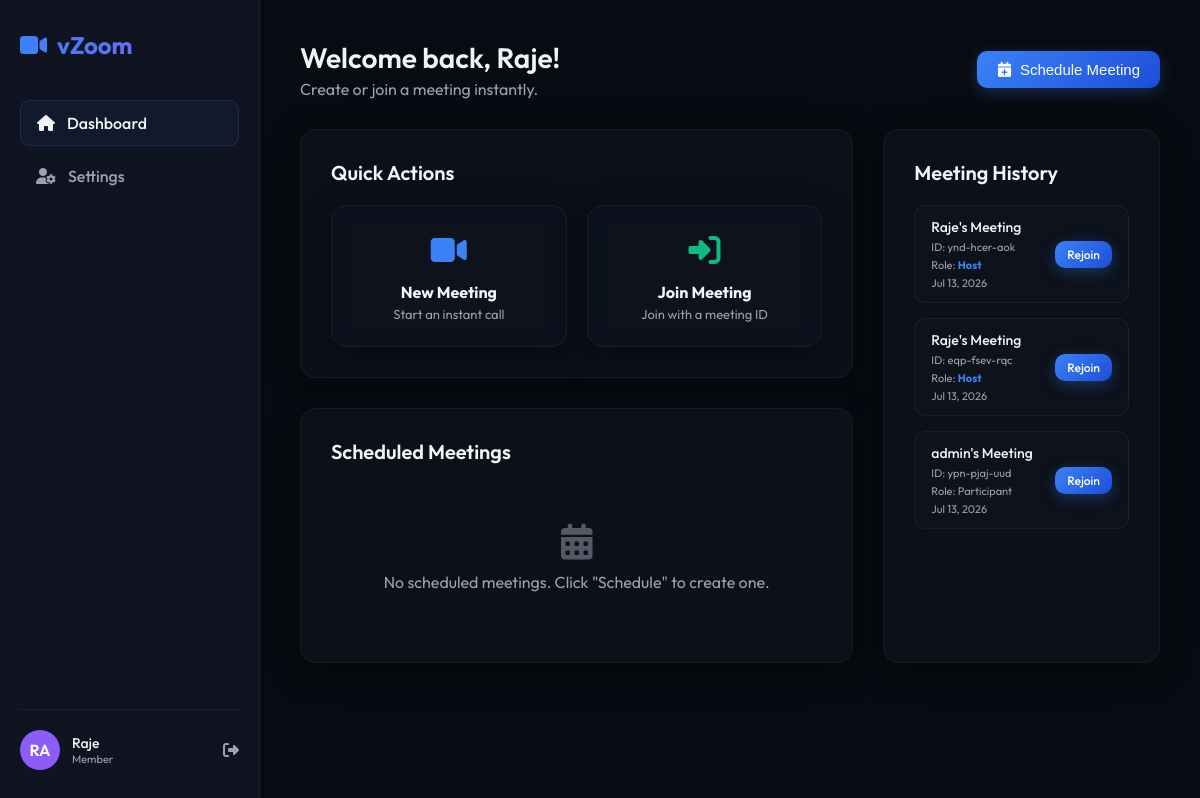
The page / (signed in) on the database as committed earlier.
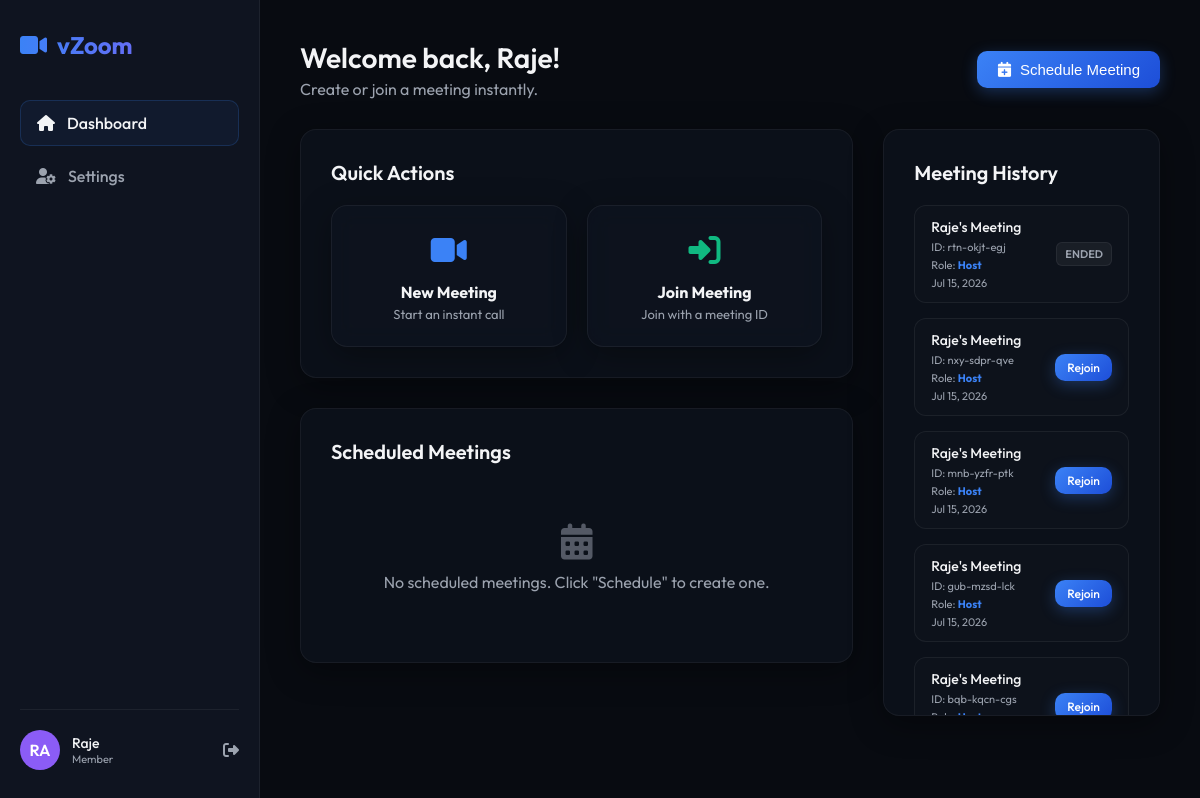
The same page on the database as committed later.
### meetings/models.py (models this page shows, shortened)
class Meeting(models.Model):
    meeting_id = models.CharField(max_length=20, unique=True, default=generate_meeting_id)
    title = models.CharField(max_length=100, default="Quick Meeting")
    host = models.ForeignKey(User, on_delete=models.CASCADE, related_name='hosted_meetings')
    password = models.CharField(max_length=128, blank=True, null=True)  # Optional password
    is_waiting_room = models.BooleanField(default=True)
    is_locked = models.BooleanField(default=False)
    is_active = models.BooleanField(default=True)
    scheduled_time = models.DateTimeField(blank=True, null=True)
    created_at = models.DateTimeField(auto_now_add=True)

### meetings/views.py (the view, shortened to what this page needs)
# urls.py: path('', views.dashboard_view, name='dashboard'),
@login_required
def dashboard_view(request):
    user = request.user
    now = timezone.now()
    scheduled_meetings = Meeting.objects.filter(
        host=user,
        is_active=True,
        scheduled_time__gt=now
    ).order_by('scheduled_time')
    participated_ids = MeetingParticipant.objects.filter(user=user).values_list('meeting_id', flat=True)
    history_meetings = Meeting.objects.filter(
        Q(host=user) | Q(id__in=participated_ids)
    ).distinct().order_by('-created_at')[:20]
    colors = ['#EF4444', '#F59E0B', '#10B981', '#3B82F6', '#8B5CF6', '#EC4899']
    context = {
        'scheduled_meetings': scheduled_meetings,
        'history_meetings': history_meetings,
        'profile_colors': colors,
        'user_profile': user.profile
    }
    return render(request, 'dashboard.html', context)

### templates/dashboard.html (shortened to what this page needs)
{% extends 'base.html' %}
{% block content %}
<div style="display: flex; justify-content: space-between; align-items: center; margin-bottom: 30px;">
    <div>
        <h1 style="font-size: 28px; font-weight: 600;">Welcome back, {{ request.user.username }}!</h1>
        <p style="color: var(--text-secondary); margin-top: 4px;">Create or join a meeting instantly.</p>
    </div>
    <div>
        <button class="btn btn-primary" onclick="openScheduleModal()">
            <i class="fa-solid fa-calendar-plus"></i> Schedule Meeting
        </button>
    </div>
</div>
<div class="dashboard-grid">
    <div>
        <div class="dashboard-card glass">
            <h3 class="card-title">Quick Actions</h3>
            <div class="quick-actions">
                <div class="action-card glass" onclick="openInstantCallModal()">
                    <div class="action-icon"><i class="fa-solid fa-video"></i></div>
                    <h4>New Meeting</h4>
                    <p style="font-size: 13px; color: var(--text-secondary); margin-top: 4px;">Start an instant call</p>
                </div>
                <div class="action-card glass" onclick="openJoinModal()">
                    <div class="action-icon" style="color: var(--accent-success);"><i class="fa-solid fa-right-to-bracket"></i></div>
                    <h4>Join Meeting</h4>
                    <p style="font-size: 13px; color: var(--text-secondary); margin-top: 4px;">Join with a meeting ID</p>
                </div>
            </div>
        </div>
        <div class="dashboard-card glass">
            <h3 class="card-title">Scheduled Meetings</h3>
            <div class="meeting-list">
                {% if scheduled_meetings %}
                    {% for meeting in scheduled_meetings %}
                        <div class="meeting-item">
                            <div class="meeting-info">
                                <h4>{{ meeting.title }}</h4>
                                <div class="meeting-meta">
                                    <span><i class="fa-solid fa-calendar"></i> {{ meeting.scheduled_time|date:"M d, Y - H:i" }}</span>
                                    <span><i class="fa-solid fa-key"></i> ID: <strong>{{ meeting.meeting_id }}</strong></span>
                                    {% if meeting.password %}
                                        <span><i class="fa-solid fa-lock" title="Password Protected"></i></span>
                                    {% endif %}
                                </div>
                            </div>
                            <div style="display: flex; gap: 10px;">
                                <button class="btn btn-secondary" onclick="navigator.clipboard.writeText('{{ request.META.HTTP_HOST }}/meeting/{{ meeting.meeting_id }}/'); showToast('Link copied!', 'success')">
                                    <i class="fa-solid fa-copy"></i>
                                </button>
                                <a href="{% url 'room' meeting_id=meeting.meeting_id %}" class="btn btn-success">
                                    Start
                                </a>
                            </div>
                        </div>
                    {% endfor %}
                {% else %}
                    <div style="text-align: center; padding: 40px; color: var(--text-secondary);">
                        <i class="fa-solid fa-calendar-days" style="font-size: 36px; margin-bottom: 12px; opacity: 0.5;"></i>
                        <p>No scheduled meetings. Click "Schedule" to create one.</p>
                    </div>
                {% endif %}
            </div>
        </div>
    </div>
    <div>
        <div class="dashboard-card glass" style="height: calc(100% - 30px); overflow-y: auto;">
            <h3 class="card-title">Meeting History</h3>
            <div class="meeting-list" style="max-height: 480px;">
                {% if history_meetings %}
                    {% for meeting in history_meetings %}
                        <div class="meeting-item" style="padding: 12px 16px;">
                            <div class="meeting-info" style="min-width: 0;">
                                <h4 style="font-size: 14px; white-space: nowrap; overflow: hidden; text-overflow: ellipsis;">{{ meeting.title }}</h4>
                                <div class="meeting-meta" style="font-size: 11px; flex-direction: column; gap: 4px; margin-top: 4px;">
                                    <span>ID: {{ meeting.meeting_id }}</span>
                                    <span>Role: {% if meeting.host == request.user %}<strong style="color: var(--accent-primary);">Host</strong>{% else %}Participant{% endif %}</span>
                                    <span>{{ meeting.created_at|date:"M d, Y" }}</span>
                                </div>
                            </div>
                            {% if meeting.is_active %}
                                <a href="{% url 'room' meeting_id=meeting.meeting_id %}" class="btn btn-primary" style="padding: 6px 12px; font-size: 12px;">
                                    Rejoin
                                </a>
                            {% else %}
                                <span class="badge badge-ended">Ended</span>
                            {% endif %}
                        </div>
                    {% endfor %}
                {% else %}
                    <div style="text-align: center; padding: 40px; color: var(--text-secondary);">
                        <p>No recent meeting logs found.</p>
                    </div>
                {% endif %}
            </div>
        </div>
    </div>
</div>
{% endblock %}

### templates/base.html (shortened to what this page needs)
{% load static %}
<!DOCTYPE html>
<html lang="en">
<head>
    <link rel="stylesheet" href="{% static 'css/style.css' %}?v=2.0">
    <link rel="stylesheet" href="https://cdnjs.cloudflare.com/ajax/libs/font-awesome/6.4.0/css/all.min.css">
</head>
<body>
    {% block body %}
    <div class="app-container">
        <aside class="sidebar" id="app-sidebar">
            <div class="sidebar-logo-desktop">
                <div class="sidebar-logo">
                    <i class="fa-solid fa-video" style="color: var(--accent-primary);"></i>
                    <span>vZoom</span>
                </div>
            </div>
            <ul class="sidebar-menu">
                <li class="sidebar-item {% if request.resolver_match.url_name == 'dashboard' %}active{% endif %}">
                    <a href="{% url 'dashboard' %}">
                        <i class="fa-solid fa-house"></i>
                        <span>Dashboard</span>
                    </a>
                </li>
                <li class="sidebar-item">
                    <a href="#" onclick="openProfileModal(event)">
                        <i class="fa-solid fa-user-gear"></i>
                        <span>Settings</span>
                    </a>
                </li>
            </ul>
            <div class="sidebar-profile">
                <div class="avatar" style="background-color: {{ request.user.profile.avatar_color }};">
                    {{ request.user.username|slice:":2" }}
                </div>
                <div class="profile-info">
                    <div class="profile-name">{{ request.user.username }}</div>
                    <div class="profile-role">
                        {% if request.user.is_staff %}Administrator{% else %}Member{% endif %}
                    </div>
                </div>
                <a href="{% url 'logout' %}" title="Logout" style="color: var(--text-secondary); margin-left: auto;">
                    <i class="fa-solid fa-right-from-bracket"></i>
                </a>
            </div>
        </aside>
        <main class="main-content">
            {% block content %}{% endblock %}
        </main>
    </div>
    {% endblock %}
</body>
</html>

### static/css/style.css (style rules this page uses)
:root { --bg-primary: #080b11; --bg-secondary: #0f1420; --bg-tertiary: #171e30; --accent-primary: #3b82f6; --accent-primary-hover: #2563eb; --accent-success: #10b981; --accent-danger: #ef4444; --accent-warning: #f59e0b; --text-primary: #f3f4f6; --text-secondary: #9ca3af; --border-color: rgba(255, 255, 255, 0.06); --border-highlight: rgba(59, 130, 246, 0.2); --glass-bg: rgba(15, 20, 32, 0.65); --glass-blur: blur(12px); --glass-border: rgba(255, 255, 255, 0.05); --card-shadow: 0 8px 32px 0 rgba(0, 0, 0, 0.37); }
* { margin: 0; padding: 0; box-sizing: border-box; }
body { font-family: 'Outfit', sans-serif; background-color: var(--bg-primary); color: var(--text-primary); min-height: 100vh; overflow-x: hidden; }
.glass { background: var(--glass-bg); backdrop-filter: var(--glass-blur); -webkit-backdrop-filter: var(--glass-blur); border: 1px solid var(--glass-border); border-radius: 16px; box-shadow: var(--card-shadow); }
.btn { display: inline-flex; align-items: center; justify-content: center; padding: 10px 20px; border-radius: 10px; font-weight: 500; font-size: 15px; cursor: pointer; transition: all 0.25s ease; border: none; outline: none; text-decoration: none; gap: 8px; }
.btn-primary { background: linear-gradient(135deg, var(--accent-primary) 0%, #1d4ed8 100%); color: white; box-shadow: 0 4px 15px rgba(59, 130, 246, 0.3); }
.app-container { display: flex; min-height: 100vh; }
.sidebar { width: 260px; border-right: 1px solid var(--border-color); background-color: var(--bg-secondary); padding: 30px 20px; display: flex; flex-direction: column; }
.sidebar-logo { font-size: 24px; font-weight: 700; background: linear-gradient(to right, #3b82f6, #8b5cf6); -webkit-background-clip: text; -webkit-text-fill-color: transparent; margin-bottom: 40px; display: flex; align-items: center; gap: 10px; }
.sidebar-menu { list-style: none; display: flex; flex-direction: column; gap: 8px; flex-grow: 1; }
.sidebar-item a { display: flex; align-items: center; gap: 12px; padding: 12px 16px; color: var(--text-secondary); text-decoration: none; font-weight: 500; border-radius: 10px; transition: all 0.2s ease; }
.sidebar-item.active a, .sidebar-item a:hover { color: var(--text-primary); background: rgba(255, 255, 255, 0.04); }
.sidebar-item.active a { border: 1px solid var(--border-highlight); background: rgba(59, 130, 246, 0.06); }
.sidebar-profile { border-top: 1px solid var(--border-color); padding-top: 20px; margin-top: 20px; display: flex; align-items: center; gap: 12px; }
.avatar { width: 40px; height: 40px; border-radius: 50%; display: flex; align-items: center; justify-content: center; font-weight: 600; color: white; font-size: 16px; text-transform: uppercase; }
.profile-info { flex-grow: 1; min-width: 0; }
.profile-name { font-size: 14px; font-weight: 500; white-space: nowrap; overflow: hidden; text-overflow: ellipsis; }
.profile-role { font-size: 11px; color: var(--text-secondary); }
.main-content { flex-grow: 1; padding: 40px; overflow-y: auto; }
.dashboard-grid { display: grid; grid-template-columns: 2fr 1fr; gap: 30px; margin-top: 30px; }
.dashboard-card { padding: 30px; margin-bottom: 30px; }
.card-title { font-size: 20px; font-weight: 600; margin-bottom: 20px; display: flex; align-items: center; justify-content: space-between; }
.quick-actions { display: grid; grid-template-columns: 1fr 1fr; gap: 20px; }
.action-card { padding: 24px; text-align: center; cursor: pointer; transition: all 0.25s ease; border: 1px solid var(--border-color); }
.action-icon { font-size: 32px; margin-bottom: 12px; color: var(--accent-primary); }
.meeting-list { display: flex; flex-direction: column; gap: 15px; }
.meeting-item { padding: 16px 20px; display: flex; align-items: center; justify-content: space-between; border: 1px solid var(--border-color); border-radius: 12px; background: rgba(255, 255, 255, 0.01); }
.meeting-info h4 { font-size: 16px; font-weight: 500; margin-bottom: 4px; }
.meeting-meta { font-size: 13px; color: var(--text-secondary); display: flex; gap: 15px; }
.badge { padding: 4px 8px; border-radius: 6px; font-size: 11px; font-weight: 600; text-transform: uppercase; }
.badge-ended { background: rgba(255, 255, 255, 0.05); color: var(--text-secondary); border: 1px solid var(--border-color); }
.sidebar-logo-desktop { display: block; }

Rows that differ between the two databases and show on the page:
no longer on this page (row unchanged): Meeting: title "Raje's Meeting", meeting_id "ynd-hcer-aok", shows "Host", created_at "Jul 13, 2026", is_active "Rejoin"
no longer on this page (row unchanged): Meeting: title "Raje's Meeting", meeting_id "eqp-fsev-rqc", shows "Host", created_at "Jul 13, 2026", is_active "Rejoin"
no longer on this page (row unchanged): Meeting: title "admin's Meeting", meeting_id "ypn-pjaj-uud", shows "Participant", created_at "Jul 13, 2026", is_active "Rejoin"
added Meeting: title "Raje's Meeting", meeting_id "rtn-okjt-egj", shows "Host", created_at "Jul 15, 2026", is_active "ENDED"
added Meeting: title "Raje's Meeting", meeting_id "nxy-sdpr-qve", shows "Host", created_at "Jul 15, 2026", is_active "Rejoin"
added Meeting: title "Raje's Meeting", meeting_id "mnb-yzfr-ptk", shows "Host", created_at "Jul 15, 2026", is_active "Rejoin"
added Meeting: title "Raje's Meeting", meeting_id "gub-mzsd-lck", shows "Host", created_at "Jul 15, 2026", is_active "Rejoin"
added Meeting: title "Raje's Meeting", meeting_id "bqb-kqcn-cgs", is_active "Rejoin"
